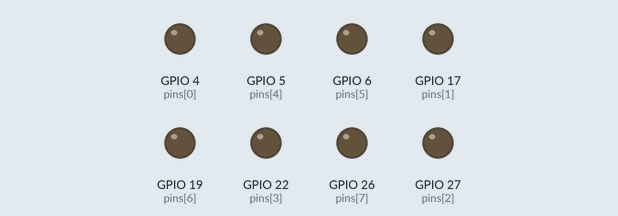
Bench run of a program on a simulated Raspberry Pi (BCM pin numbers). On the bench: output pins drawn as LEDs (lit = HIGH). Random numbers come from a fixed seed; what the program prints to the terminal is not drawn. At 34.4 s the program stops and its outputs stay as they are.

Above: at 0.1 s.
At 8.8 s:
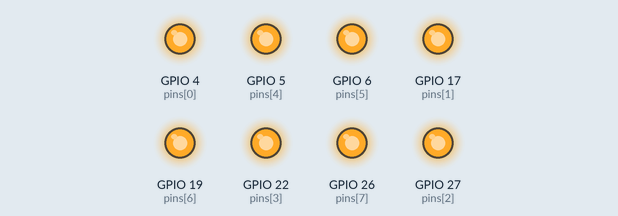
At 14.65 s:
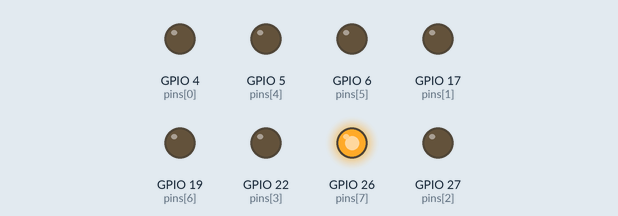
At 21.45 s:
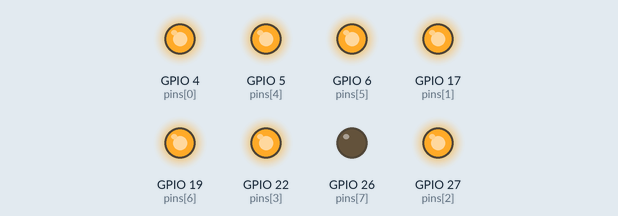
At 27.68 s:
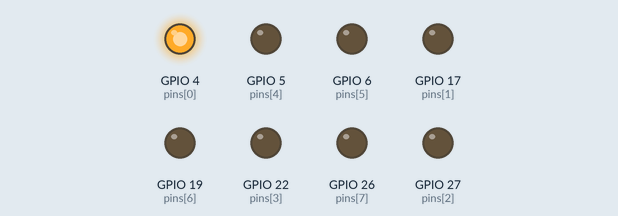
At 34.0 s:
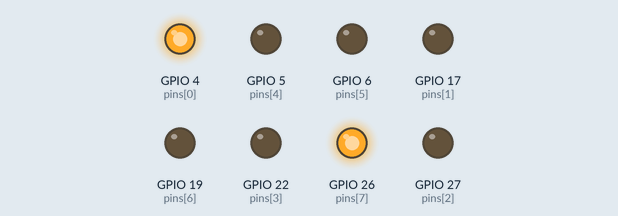
Timing chart, 0 to 35.9 s (numbered marks = the images above):
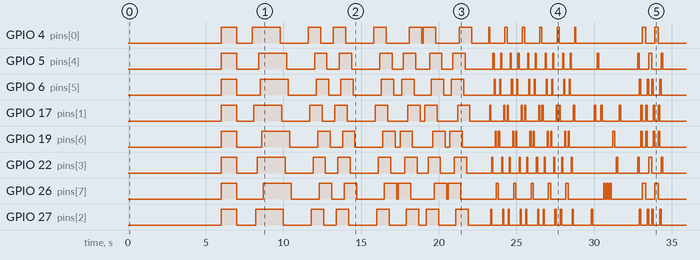

The program:

blinky.py
```python
# My Amazing PiLights Library
# This Library was created by Ryan Densmore
# BEST IN DA WORLD, MAN

import RPi.GPIO as GPIO
import time as t
import random as r

pins  = [4,17,27,22,5,6,19,26]
pins1 = [26,19,6,5,22,27,17,4]
brnchr = [5,6,19,26]
brnchr1 = [26,19,6,5]
brnchl = [22,27,17,4]
brnchl1 = [4,17,27,22]
red = [4,5]
yellow = [17,6]
green = [27,19]
blue = [22]

GPIO.setmode(GPIO.BCM)
GPIO.setup(pins,GPIO.OUT)
GPIO.setup(pins1,GPIO.OUT)

# Turns all lights on
def on():
    GPIO.output(pins,GPIO.HIGH)

# Turns all lights off
def off():
    GPIO.output(pins,GPIO.LOW)

# Turns on the lights, optimized for slowon/off
def on1(pin):
    GPIO.output(pin,GPIO.HIGH)

# Turns off the lights, optimized for slowon/off
def off1(pin):
    GPIO.output(pin,GPIO.LOW)

# Turns on all lights slowly, one at a time
def slowon(list=pins,delay=.1):
    for pin in list:
        on1(pin)
        t.sleep(delay)

# Turns off all lights slowly, one at a time
def slowoff(list=pins,delay=.1):
    for pin in list:
        off1(pin)
        t.sleep(delay)

def chase(count=1):
    for n in range(count):
        slowon()
        slowoff()

def baf(baf=1):
    for n in range(baf):
        for pin in pins:
            on1(pin)
            t.sleep(.1)
        for pin in pins:
            off1(pin)
            t.sleep(.1)

        for pin in pins[::-1]:
            on1(pin)
            t.sleep(.1)
        for pin in pins[::-1]:
            off1(pin)
            t.sleep(.1)

def cylon(cylon=1):
    for n in range(cylon):
        for pin in pins:
            on1(pin)
            t.sleep(.07)
            off1(pin)
        for pin in pins[::-1]:
            on1(pin)
            t.sleep(.07)
            off1(pin)

def random(rand=1):
    for n in range(rand):
        q = r.choice(pins)
        GPIO.output(q, 1)
        t.sleep(.1)
        GPIO.output(q, 0)
        t.sleep(.1)

def branch(branch=1):
    for y in range(branch):
        for n in range(4):
            on1(brnchr[n])
            on1(brnchl[n])
            t.sleep(.1)
            off1(brnchr[n])
            off1(brnchl[n])
        for n in range(4):
            on1(brnchr1[n])
            on1(brnchl1[n])
            t.sleep(.1)
            off1(brnchr1[n])
            off1(brnchl1[n])

def all(all=1):
    on()
    t.sleep(1)
    off()
    t.sleep(1)
    slowon()
    t.sleep(1)
    slowoff()
    t.sleep(1)
    chase(2)
    t.sleep(1)
    baf(2)
    t.sleep(1)
    cylon(5)
    t.sleep(1)
    random(10)
    t.sleep(1)
    branch(2)
    off()

r1 = [4,5]
def red(red1=1):
    for w in range(red1):
        GPIO.output(r1,1)
        GPIO.output(r1,0)

y1 = [17,6]
def yellow(yellow1=1):
    for w in range(yellow1):
        GPIO.output(y1,1)
        GPIO.output(y1,0)

g1 = [27,19]
def green(green1=1):
    for w in range(green1):
        GPIO.output(g1,1)
        GPIO.output(g1,0)

b1 = [22,26]
def blue(blue1=1):
    for b in range(blue1):
        GPIO.output(b1,1)
        GPIO.output(b1,0)

if __name__ == '__main__':
    print('Welcome to the showcase of all my PiLights functions. Please silence your cell phones now')
    print('and prepare for the show. If I had control over the lights, I would turn them off. So just')
    print('imagine this room is dark, please. :)  Now, please direct your attention to the BreadBoard')
    print('below. The show will begin shortly.')
    t.sleep(6)
    on()
    t.sleep(1)
    off()
    t.sleep(1)
    slowon()
    t.sleep(1)
    slowoff()
    t.sleep(1)
    chase(2)
    t.sleep(1)
    baf(2)
    t.sleep(1)
    cylon(5)
    t.sleep(1)
    random(10)
    t.sleep(1)
    branch(2)
    off()
```

Measured:
- by itself, GPIO 4 (pins[0]): LOW → HIGH at 6.0 s, → LOW 1.0 s later, → HIGH 1.0 s later, → LOW 1.8 s later, … (32 changes in this stretch)
- by itself, GPIO 5 (pins[4]): LOW → HIGH at 6.0 s, → LOW 1.0 s later, → HIGH 1.4 s later, → LOW 1.8 s later, … (44 changes in this stretch)
- by itself, GPIO 6 (pins[5]): LOW → HIGH at 6.0 s, → LOW 1.0 s later, → HIGH 1.5 s later, → LOW 1.8 s later, … (44 changes in this stretch)
- by itself, GPIO 17 (pins[1]): LOW → HIGH at 6.0 s, → LOW 1.0 s later, → HIGH 1.1 s later, → LOW 1.8 s later, … (50 changes in this stretch)
- by itself, GPIO 19 (pins[6]): LOW → HIGH at 6.0 s, → LOW 1.0 s later, → HIGH 1.6 s later, → LOW 1.8 s later, … (46 changes in this stretch)
- by itself, GPIO 22 (pins[3]): LOW → HIGH at 6.0 s, → LOW 1.0 s later, → HIGH 1.3 s later, → LOW 1.8 s later, … (44 changes in this stretch)
- by itself, GPIO 26 (pins[7]): LOW → HIGH at 6.0 s, → LOW 1.0 s later, → HIGH 1.7 s later, → LOW 1.8 s later, … (36 changes in this stretch)
- by itself, GPIO 27 (pins[2]): LOW → HIGH at 6.0 s, → LOW 1.0 s later, → HIGH 1.2 s later, → LOW 1.8 s later, … (46 changes in this stretch)
